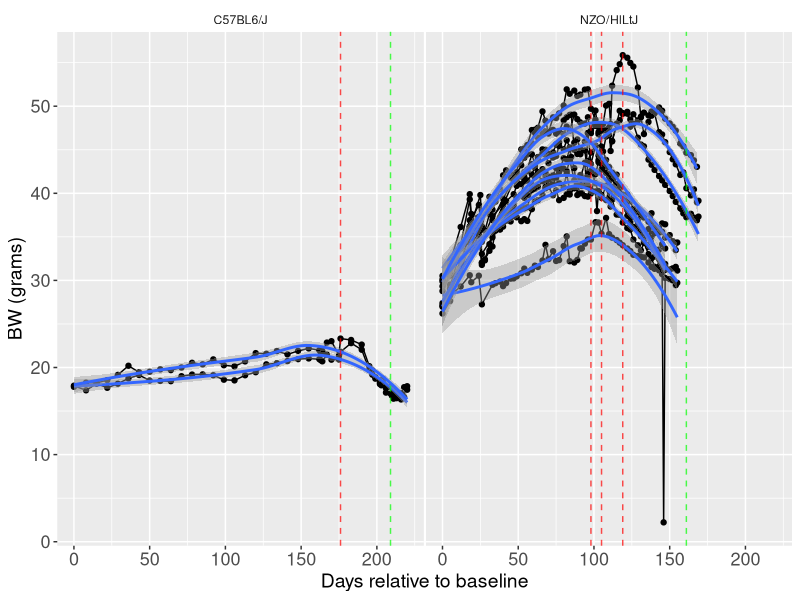

The R script that drew this image:
#changes body weight in c57 and NZO mice in baseline, peak obesity, bw loss, 
#BW maintenance and BW regain
#Figure 1 poster TOS CS

#Libraries####
library(dplyr) #to open a RDS and use pipe
library(tidyr) #to use cumsum
library(ggplot2)
library(readr)
library(tidyverse)
library(lme4)  # For mixed-effects models
library(ggpubr)  
library(lmerTest)
library(emmeans)

BW_data <- read_csv("../data/BW.csv") %>% 
  filter(COHORT > 1 & COHORT < 6) %>% # Just NZO AND C57
  filter(SEX == "F") %>% # Just females from both strains
  filter(!ID %in% c(3712, 3715)) %>% # died during study
  filter(!ID %in% c(3706, 3707, 3709, 3711, 3713, 3717, 3716, 3719, 3718, 3726)) %>% # ad lib NZO
  filter(!ID %in% c(7860, 7862, 7864, 7867, 7868, 7869, 7870, 7871, 7873, 7875, 7876, 7879, 7880, 7881,
                    7882, 7883)) %>% # ad lib C57
  filter(!ID %in% c(3723, 3724, 3725)) %>% # CAGE 5 ISSUES NZO AND 3724 CAGE 6 ISSUES 
  filter(!(ID %in% c(7866, 7874, 7877, 7879, 7864, 7881))) %>%  #cage 5 in at least one SABLE stage
  filter(!(ID %in% c(7865, 7875, 7882 ))) %>%  #cage 6 issues in SABLE stage BW Mainten or regain
  group_by(ID) %>% 
  arrange(DATE) %>% 
  mutate(
    bw_rel = 100 * (BW - first(BW)) / first(BW),
    body_lag = (lag(BW) - BW),
    day_rel = DATE - first(DATE)) %>% 
mutate(
    STATUS = case_when(
      day_rel == 0 ~ "baseline", 
      STRAIN == "NZO/HlLtJ" & DATE == as.Date("2025-02-21") ~ "peak obesity",
      STRAIN == "C57BL6/J" & DATE == as.Date("2025-02-26") ~ "peak obesity",
      STRAIN == "C57BL6/J" & day_rel == 209 ~ "BW loss",
      STRAIN == "NZO/HlLtJ" & day_rel == 161 ~ "BW loss",
      STRAIN == "C57BL6/J" & day_rel == 300 ~ "BW maintenance", 
      STRAIN == "NZO/HlLtJ" & day_rel == 196 ~ "BW maintenance",
      STRAIN == "C57BL6/J" & COMMENTS == "DAY_4_SABLE_AND_SAC" ~ "BW regain",
      STRAIN == "NZO/HlLtJ" & COMMENTS == "DAY_4_SABLE_AND_SAC" ~ "BW regain",
      TRUE ~ NA_character_
    ) ) 

n_distinct(BW_data$ID) #9 NZO in total and 4 C57 in total

highlight_data <- BW_data %>%
  filter(STATUS == "peak obesity")

highlight_data_2 <- BW_data %>%
  filter(STATUS == "BW loss")

highlight_data_3 <- BW_data %>%
  filter(STATUS == "BW maintenance")

highlight_data_4 <- BW_data %>%
  filter(STATUS == "BW regain")

#format plot

scaleFill <- scale_fill_manual(values = c("#C03830FF", "#317EC2FF"))


format.plot <- theme(
  strip.background = element_blank(),
  panel.spacing.x = unit(0.1, "lines"),          
  panel.spacing.y = unit(1.5, "lines"),  
  axis.text = element_text(family = "Helvetica", size = 13),
  axis.title = element_text(family = "Helvetica", size = 14))


plot <- BW_data %>%
  ggplot(aes(day_rel, BW, group = ID)) +
  geom_point() +
  geom_line() +
  facet_wrap(~STRAIN) +
  geom_smooth()+
  #geom_text(aes(label = ID), vjust = -0.5, size = 2.5, alpha = 0.6) + # ID label
  labs(
    x = "Days relative to baseline",
    y = "BW (grams)") +
  geom_vline(data = highlight_data, 
             aes(xintercept = day_rel), 
             linetype = "dashed", color = "red", alpha = 0.7)+ #red means peak obesity
  geom_vline(data = highlight_data_2, 
             aes(xintercept = day_rel), 
             linetype = "dashed", color = "green", alpha = 0.7)+ # green means end of BW loss
  geom_vline(data = highlight_data_3, 
             aes(xintercept = day_rel), 
             linetype = "dashed", color = "blue", alpha = 0.7)+ #blue means end of BW maintenance
  geom_vline(data = highlight_data_4, 
             aes(xintercept = day_rel), 
             linetype = "dashed", color = "orange", alpha = 0.7)+ #orange means end of BW regain
  format.plot

plot

# get the day of peak obesity for each mouse
peak_days <- BW_data %>%
  filter(STATUS == "peak obesity") %>%
  select(ID, peak_day = day_rel)

# join back to original data and keep baseline → peak obesity
mdl_data_bw <- BW_data %>%
  left_join(peak_days, by = "ID") %>%
  filter(day_rel >= 0 & day_rel <= peak_day)   # keep only baseline → peak obesity

mdl_data_bw %>%
  group_by(ID) %>%
  summarise(min_day = min(day_rel), max_day = max(day_rel), .groups = "drop")

mdl_data_bw <- mdl_data_bw %>% 
  group_by(ID) %>% 
  mutate(BW_rel=((BW - min(BW))/min(BW)*100)) %>% 
  mutate(
    ID = as.factor(ID),
    time = as.numeric(DATE - min(DATE))
  ) %>% 
  mutate(
    time = scale(time) # this is for model convergence
  ) %>% 
  select(
    ID, BW, time, BW_rel, DATE
  ) %>% 
  ungroup() %>% 
  pivot_longer(cols="BW") %>% 
  select(
    ID, time, name, value
  ) 

# here I build the statistical model with time as random slope
# and control for time and ID (not all animals start the same day with LFD for NZO and HFD for C57)
lmer_bw <- lmerTest::lmer(
  data = mdl_data_bw,
  value ~ time + (1+time|ID)
)
summary(lmer_bw)
view(coef(lmer_bw))

coef_bw_peakobesity <- coef(lmer_bw)$ID %>% 
  rownames_to_column() %>% 
  as_tibble() %>% 
  rename(ID=rowname,starting_bw= `(Intercept)`)

write_csv(coef_bw_peakobesity, "coef_bw_peakobesity.csv")  # Save the dataframe as an csv file
